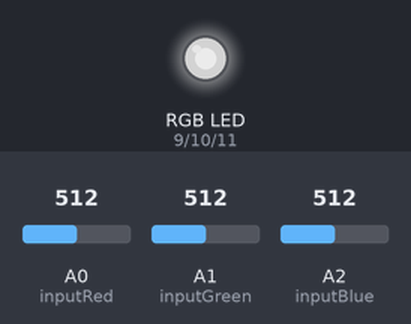
Bench run of a sketch on a simulated Arduino Uno, built with avr-gcc and run on an emulated ATmega328P. Parts: an RGB LED mixed from three pins (HIGH = lit). Inputs (shaded band) come from the test bench; at power-on: A0 (inputRed) = 512, A1 (inputGreen) = 512, A2 (inputBlue) = 512. Dim RGB values are drawn brighter than linear.

Above: at 1.2 s.
1.3 s: A0 (inputRed) set to 716
At 1.8 s:
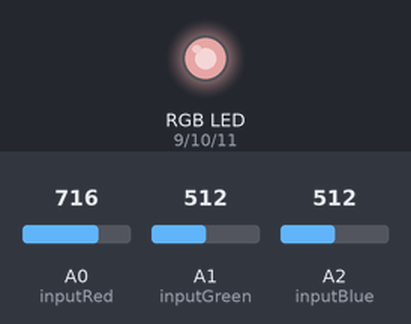
2.8 s: A1 (inputGreen) set to 716
At 4.0 s:
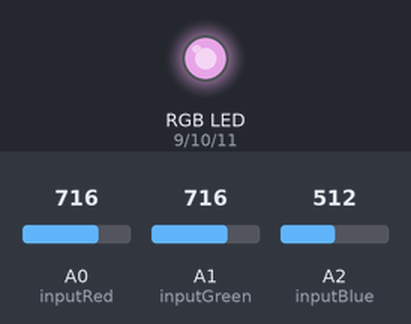
4.3 s: A2 (inputBlue) set to 716
At 5.4 s:
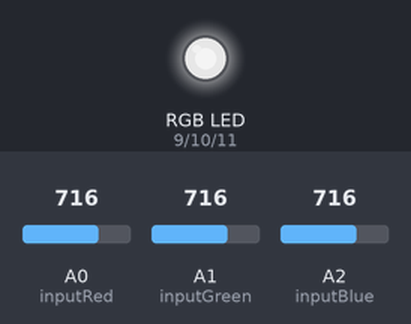
5.8 s: A0 (inputRed) set to 900
At 6.6 s:
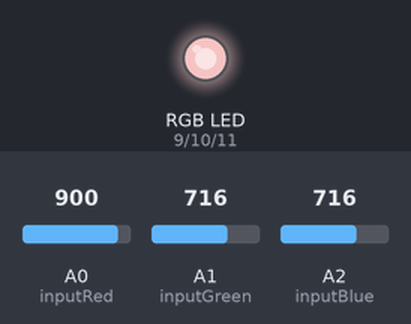
7.3 s: A1 (inputGreen) set to 900
At 8.5 s:
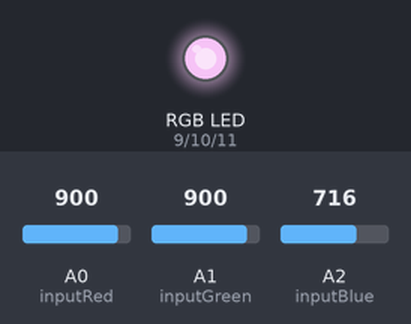
8.8 s: A2 (inputBlue) set to 900
At 9.9 s:
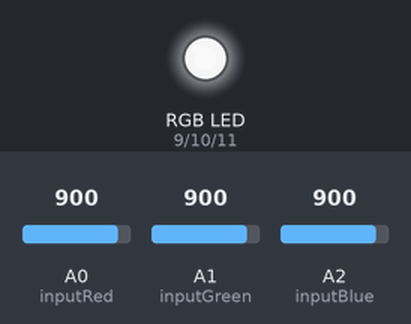
Timing chart, 0 to 11.3 s (numbered marks = the images above; inputs shaded):
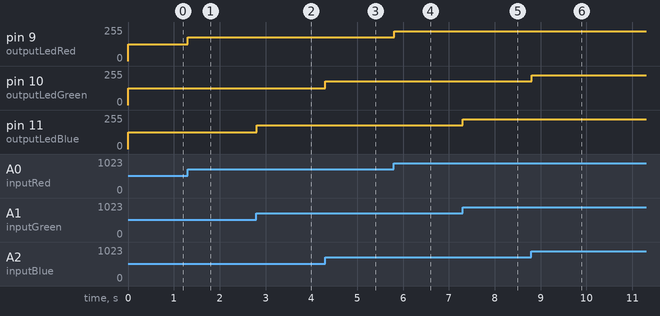

Measured:
- after the input at 1.3 s, pin 9 (outputLedRed): 127/255 → 178/255 at once
- after the input at 2.8 s, pin 11 (outputLedBlue): 127/255 → 178/255 at once
- after the input at 4.3 s, pin 10 (outputLedGreen): 127/255 → 178/255 at once
- after the input at 5.8 s, pin 9 (outputLedRed): 178/255 → 224/255 at once
- after the input at 7.3 s, pin 11 (outputLedBlue): 178/255 → 224/255 at once
- after the input at 8.8 s, pin 10 (outputLedGreen): 178/255 → 224/255 at once

The sketch:

Homework_1_RGB_LED.ino
```cpp
/*
    Potentiometer Controlled RGB LED

    The scope of this project is to control the individual channels of a
    RGB LED using three potentiometers coresponding to the three color
    channels of the LED.

    Pins A0, A1, A2 are used to read the analog value from the potentiometers
    Pins 9, 10, 11 are used to write the analog value coresponding to the
    color intensity of each channel on the RGB LED

    The circuit:

      Input:
        3 x B50K potentiometers - pins A0, A1, A2
        3 x 104 (100.000pF) capacitors - filter the input from the potentiometers

      Output:
        1 x RGB LED - pins 9, 10, 11
        3 X 220ohm resistors - to lower the voltage to the 3 pins of the RGB LED

    Created 20.10.2023
    By Comardici Marian Bogdan

    https://github.com/bogdancomardici/IntroductionToRobotics
*/
const int inputRed = A0;
const int inputGreen = A1;
const int inputBlue = A2;

const int outputLedRed = 9;
const int outputLedGreen = 10;
const int outputLedBlue = 11;

int redValue = 0;
int greenValue = 0;
int blueValue = 0;

int redValuePWM = 0;
int greenValuePWM = 0;
int blueValuePWM = 0;

void setup() {

  pinMode(inputRed, INPUT);
  pinMode(inputGreen, INPUT);
  pinMode(inputBlue, INPUT);
  Serial.begin(9600);
}

void loop() {

  // read the values from the potentiometers
  redValue = analogRead(inputRed);
  greenValue = analogRead(inputGreen);
  blueValue = analogRead(inputBlue);

  // map the potentiometer values to the output values for the LED
  redValuePWM = map(redValue, 0, 1023, 0, 255);
  greenValuePWM = map(greenValue, 0, 1023, 0, 255);
  blueValuePWM = map(blueValue, 0, 1023, 0, 255);

  // write the analog values to the LED channels
  analogWrite(outputLedRed, redValuePWM);
  analogWrite(outputLedBlue, greenValuePWM);
  analogWrite(outputLedGreen, blueValuePWM);

  delay(10);
}
```
